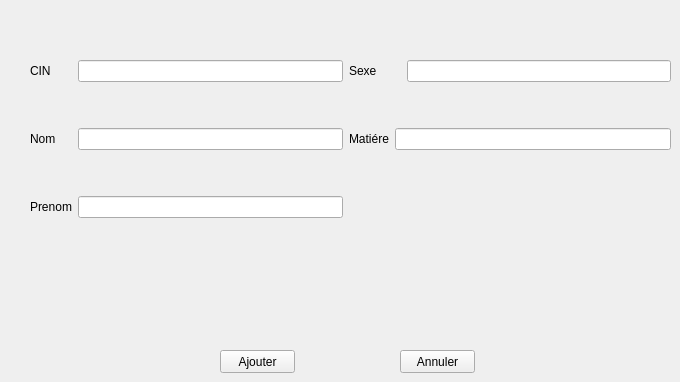
     <widget class="QWidget" name="tab_12">
      <attribute name="title">
       <string>Ajouter</string>
      </attribute>
      <widget class="QPushButton" name="AjouterEns">
       <property name="geometry">
        <rect>
         <x>220</x>
         <y>350</y>
         <width>75</width>
         <height>23</height>
        </rect>
       </property>
       <property name="text">
        <string>Ajouter</string>
       </property>
      </widget>
      <widget class="QWidget" name="layoutWidget_5">
       <property name="geometry">
        <rect>
         <x>30</x>
         <y>20</y>
         <width>641</width>
         <height>241</height>
        </rect>
       </property>
       <layout class="QGridLayout" name="gridLayout_3">
        <item row="0" column="0">
         <widget class="QLabel" name="label_51">
          <property name="text">
           <string>CIN</string>
          </property>
         </widget>
        </item>
        <item row="1" column="0">
         <widget class="QLabel" name="label_53">
          <property name="text">
           <string>Nom</string>
          </property>
         </widget>
        </item>
        <item row="0" column="2" colspan="3">
         <widget class="QLabel" name="label_52">
          <property name="text">
           <string>Sexe</string>
          </property>
         </widget>
        </item>
        <item row="0" column="1">
         <widget class="QLineEdit" name="CinEns"/>
        </item>
        <item row="0" column="5">
         <widget class="QLineEdit" name="SexeEns"/>
        </item>
        <item row="1" column="2">
         <widget class="QLabel" name="label_54">
          <property name="text">
           <string>Matiére</string>
          </property>
         </widget>
        </item>
        <item row="1" column="3" colspan="3">
         <widget class="QLineEdit" name="MatEns"/>
        </item>
        <item row="2" column="1">
         <widget class="QLineEdit" name="PrenomEns"/>
        </item>
        <item row="2" column="0">
         <widget class="QLabel" name="label_55">
          <property name="text">
           <string>Prenom</string>
          </property>
         </widget>
        </item>
        <item row="1" column="1">
         <widget class="QLineEdit" name="NomEns"/>
        </item>
       </layout>
      </widget>
      <widget class="QPushButton" name="pushButton_6">
       <property name="geometry">
        <rect>
         <x>400</x>
         <y>350</y>
         <width>75</width>
         <height>23</height>
        </rect>
       </property>
       <property name="text">
        <string>Annuler</string>
       </property>
      </widget>
     </widget>
